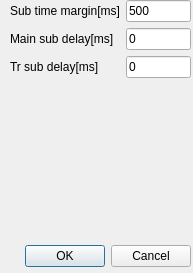
<?xml version="1.0" encoding="UTF-8"?>
<ui version="4.0">
 <class>SettingsWindow</class>
 <widget class="QDialog" name="SettingsWindow">
  <property name="geometry">
   <rect>
    <x>0</x>
    <y>0</y>
    <width>193</width>
    <height>273</height>
   </rect>
  </property>
  <property name="windowTitle">
   <string>Dialog</string>
  </property>
  <widget class="QDialogButtonBox" name="buttonBox">
   <property name="geometry">
    <rect>
     <x>10</x>
     <y>240</y>
     <width>181</width>
     <height>32</height>
    </rect>
   </property>
   <property name="orientation">
    <enum>Qt::Horizontal</enum>
   </property>
   <property name="standardButtons">
    <set>QDialogButtonBox::Cancel|QDialogButtonBox::Ok</set>
   </property>
  </widget>
  <widget class="QWidget" name="formLayoutWidget">
   <property name="geometry">
    <rect>
     <x>10</x>
     <y>0</y>
     <width>181</width>
     <height>231</height>
    </rect>
   </property>
   <layout class="QFormLayout" name="formLayout">
    <property name="fieldGrowthPolicy">
     <enum>QFormLayout::AllNonFixedFieldsGrow</enum>
    </property>
    <item row="0" column="0">
     <widget class="QLabel" name="label">
      <property name="text">
       <string>Sub time margin[ms]</string>
      </property>
     </widget>
    </item>
    <item row="0" column="1">
     <widget class="QLineEdit" name="lineEdit">
      <property name="text">
       <string>500</string>
      </property>
      <property name="maxLength">
       <number>4</number>
      </property>
     </widget>
    </item>
    <item row="1" column="0">
     <widget class="QLabel" name="label_2">
      <property name="text">
       <string>Main sub delay[ms]</string>
      </property>
     </widget>
    </item>
    <item row="1" column="1">
     <widget class="QLineEdit" name="lineEdit_2">
      <property name="text">
       <string>0</string>
      </property>
     </widget>
    </item>
    <item row="2" column="0">
     <widget class="QLabel" name="label_3">
      <property name="text">
       <string>Tr sub delay[ms]</string>
      </property>
     </widget>
    </item>
    <item row="2" column="1">
     <widget class="QLineEdit" name="lineEdit_3">
      <property name="text">
       <string>0</string>
      </property>
     </widget>
    </item>
   </layout>
  </widget>
 </widget>
 <resources/>
 <connections>
  <connection>
   <sender>buttonBox</sender>
   <signal>accepted()</signal>
   <receiver>SettingsWindow</receiver>
   <slot>accept()</slot>
   <hints>
    <hint type="sourcelabel">
     <x>248</x>
     <y>254</y>
    </hint>
    <hint type="destinationlabel">
     <x>157</x>
     <y>274</y>
    </hint>
   </hints>
  </connection>
  <connection>
   <sender>buttonBox</sender>
   <signal>rejected()</signal>
   <receiver>SettingsWindow</receiver>
   <slot>reject()</slot>
   <hints>
    <hint type="sourcelabel">
     <x>316</x>
     <y>260</y>
    </hint>
    <hint type="destinationlabel">
     <x>286</x>
     <y>274</y>
    </hint>
   </hints>
  </connection>
 </connections>
</ui>
